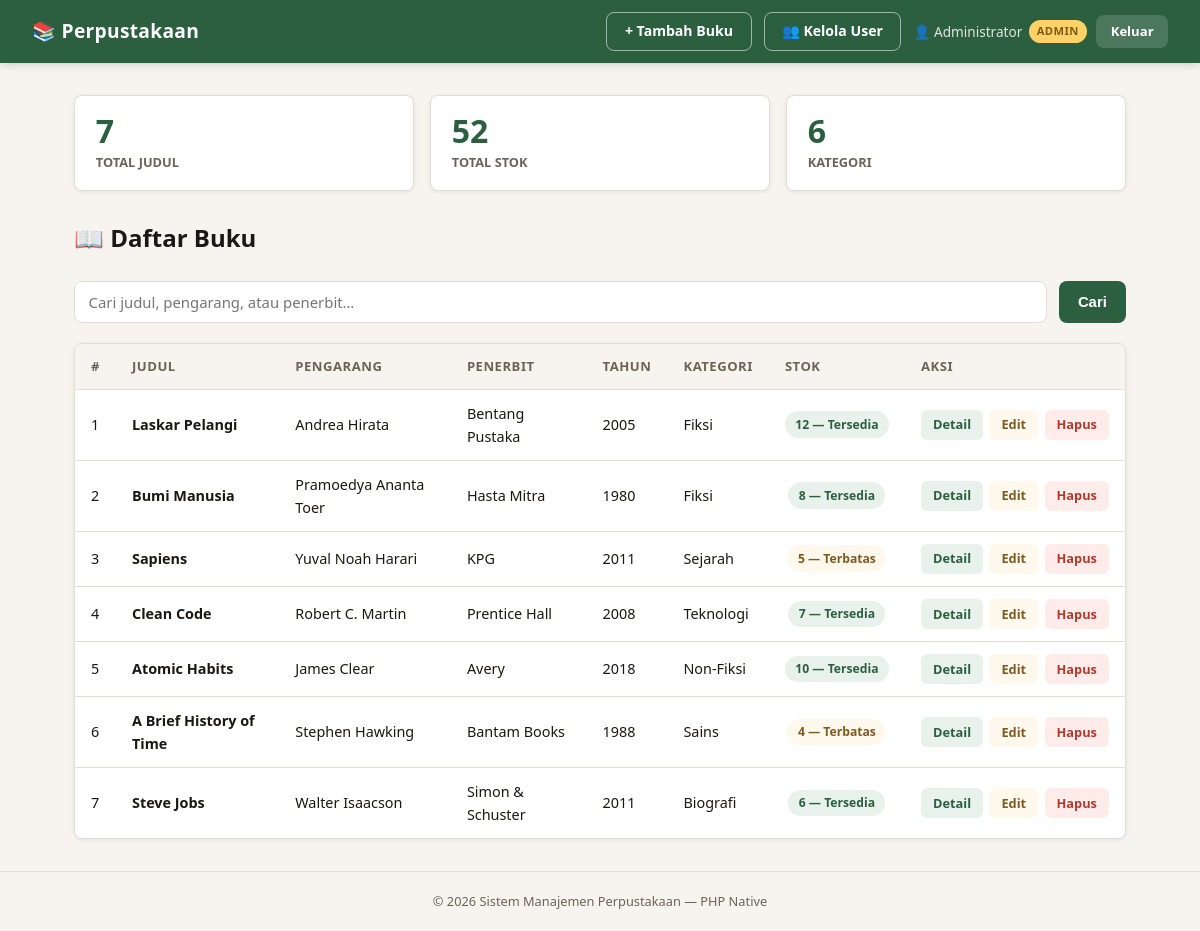
/index.php (signed in), run on the app's committed database.
### tables this page shows
CREATE TABLE IF NOT EXISTS buku (
  id           INT AUTO_INCREMENT PRIMARY KEY,
  judul        VARCHAR(255) NOT NULL,
  pengarang    VARCHAR(150) NOT NULL,
  penerbit     VARCHAR(150) NOT NULL,
  tahun_terbit YEAR         NOT NULL,
  kategori     ENUM('Fiksi','Non-Fiksi','Sains','Teknologi','Sejarah','Biografi','Lainnya') NOT NULL DEFAULT 'Lainnya',
  stok         INT          NOT NULL DEFAULT 0,
  created_at   TIMESTAMP    DEFAULT CURRENT_TIMESTAMP,
  updated_at   TIMESTAMP    DEFAULT CURRENT_TIMESTAMP ON UPDATE CURRENT_TIMESTAMP
);

### includes/auth.php (called while the page is built, shortened)
<?php
function current_user(): array {
    return [
        'id'       => $_SESSION['user_id']   ?? null,
        'nama'     => $_SESSION['user_nama']  ?? '',
        'username' => $_SESSION['user_uname'] ?? '',
        'role'     => $_SESSION['user_role']  ?? '',
    ];
}

### index.php (the view, shortened to what this page needs)
<?php
require_once 'includes/db.php';
require_once 'includes/auth.php';
require_once 'includes/layout.php';
$search = trim($_GET['q'] ?? '');
$where  = '';
$total_buku = $conn->query("SELECT COUNT(*) AS c FROM buku")->fetch_assoc()['c'];
$total_stok = $conn->query("SELECT SUM(stok) AS s FROM buku")->fetch_assoc()['s'] ?? 0;
$total_kat  = $conn->query("SELECT COUNT(DISTINCT kategori) AS k FROM buku")->fetch_assoc()['k'];
$sql  = "SELECT * FROM buku $where ORDER BY created_at DESC";
$stmt = $conn->prepare($sql);
$stmt->execute();
$buku_list = $stmt->get_result()->fetch_all(MYSQLI_ASSOC);
render_header('Daftar Buku');
?>
<div class="stats-row">
  <div class="stat-card">
    <div class="stat-num"><?= $total_buku ?></div>
    <div class="stat-label">Total Judul</div>
  </div>
  <div class="stat-card">
    <div class="stat-num"><?= $total_stok ?></div>
    <div class="stat-label">Total Stok</div>
  </div>
  <div class="stat-card">
    <div class="stat-num"><?= $total_kat ?></div>
    <div class="stat-label">Kategori</div>
  </div>
</div>
<div class="page-title">
  📖 Daftar Buku
</div>
<form class="search-row" method="GET" action="index.php">
  <input type="text" name="q" value="<?= htmlspecialchars($search) ?>"
         placeholder="Cari judul, pengarang, atau penerbit…">
  <button type="submit">Cari</button>
</form>
<div class="table-wrap">
  <table>
    <thead>
      <tr>
        <th>#</th>
        <th>Judul</th>
        <th>Pengarang</th>
        <th>Penerbit</th>
        <th>Tahun</th>
        <th>Kategori</th>
        <th class="center">Stok</th>
        <th class="center">Aksi</th>
      </tr>
    </thead>
    <tbody>
    <?php if (empty($buku_list)): ?>
      <tr class="empty-row"><td colspan="8">📭 Tidak ada buku ditemukan.</td></tr>
    <?php else: ?>
      <?php foreach ($buku_list as $i => $b): ?>
        <?php
          $stok  = (int)$b['stok'];
          $badge = $stok > 5 ? 'badge-green' : ($stok > 0 ? 'badge-yellow' : 'badge-red');
          $label = $stok > 5 ? 'Tersedia'    : ($stok > 0 ? 'Terbatas'     : 'Habis');
        ?>
        <tr>
          <td><?= $i + 1 ?></td>
          <td><strong><?= htmlspecialchars($b['judul']) ?></strong></td>
          <td><?= htmlspecialchars($b['pengarang']) ?></td>
          <td><?= htmlspecialchars($b['penerbit']) ?></td>
          <td><?= $b['tahun_terbit'] ?></td>
          <td><?= htmlspecialchars($b['kategori']) ?></td>
          <td class="center">
            <span class="badge <?= $badge ?>"><?= $stok ?> &mdash; <?= $label ?></span>
          </td>
          <td class="center">
            <div class="action-group">
              <a class="btn-sm btn-detail" href="pages/detail.php?id=<?= $b['id'] ?>">Detail</a>
              <a class="btn-sm btn-edit"   href="pages/edit.php?id=<?= $b['id'] ?>">Edit</a>
              <a class="btn-sm btn-delete"
                 href="pages/hapus.php?id=<?= $b['id'] ?>"
                 onclick="return confirm('Hapus buku ini?')">Hapus</a>
            </div>
          </td>
        </tr>
      <?php endforeach; ?>
    <?php endif; ?>
    </tbody>
  </table>
</div>
<?php render_footer(); ?>

### includes/layout.php (shortened to what this page needs)
<?php
function render_header(string $title = 'Perpustakaan'): void {
    $user = current_user();
?>
<!DOCTYPE html>
<html lang="id">
<head>
  <link rel="stylesheet" href="<?= BASE_URL ?>assets/css/style.css">
</head>
<body>
<nav class="navbar">
  <a class="brand" href="<?= BASE_URL ?>index.php">📚 Perpustakaan</a>
  <div class="nav-right">
    <a class="nav-btn nav-btn-outline" href="<?= BASE_URL ?>pages/tambah.php">+ Tambah Buku</a>
    <?php if ($user['role'] === 'admin'): ?>
      <a class="nav-btn nav-btn-outline" href="<?= BASE_URL ?>pages/users.php">👥 Kelola User</a>
    <?php endif; ?>
    <div class="nav-user">
      <span class="nav-user-info">
        👤 <?= htmlspecialchars($user['nama']) ?>
        <span class="role-badge role-<?= $user['role'] ?>"><?= ucfirst($user['role']) ?></span>
      </span>
      <a class="nav-btn nav-btn-logout" href="<?= BASE_URL ?>logout.php"
         onclick="return confirm('Yakin ingin keluar?')">Keluar</a>
    </div>
  </div>
</nav>
<main class="container">
<?php }
function render_footer(): void { ?>
</main>
<footer>
  <p>© <?= date('Y') ?> Sistem Manajemen Perpustakaan &mdash; PHP Native</p>
</footer>
</body>
</html>
<?php }

### data on the page
buku: judul "Laskar Pelangi", pengarang "Andrea Hirata", penerbit "Bentang Pustaka", tahun_terbit "2005", kategori "Fiksi", stok "12", stok "Tersedia"
buku: judul "Bumi Manusia", pengarang "Pramoedya Ananta Toer", penerbit "Hasta Mitra", tahun_terbit "1980", kategori "Fiksi", stok "8", stok "Tersedia"
buku: judul "Sapiens", pengarang "Yuval Noah Harari", penerbit "KPG", tahun_terbit "2011", kategori "Sejarah", stok "5", stok "Terbatas"
buku: judul "Clean Code", pengarang "Robert C. Martin", penerbit "Prentice Hall", tahun_terbit "2008", kategori "Teknologi", stok "7", stok "Tersedia"
buku: judul "Atomic Habits", pengarang "James Clear", penerbit "Avery", tahun_terbit "2018", kategori "Non-Fiksi", stok "10", stok "Tersedia"
buku: judul "A Brief History of Time", pengarang "Stephen Hawking", penerbit "Bantam Books", tahun_terbit "1988", kategori "Sains", stok "4", stok "Terbatas"
buku: judul "Steve Jobs", pengarang "Walter Isaacson", penerbit "Simon & Schuster", tahun_terbit "2011", kategori "Biografi", stok "6", stok "Tersedia"

### other printed values
$user['nama'] "Administrator"
$user['role'] "ADMIN"
$total_buku "7"
$total_stok "52"
$total_kat "6"
